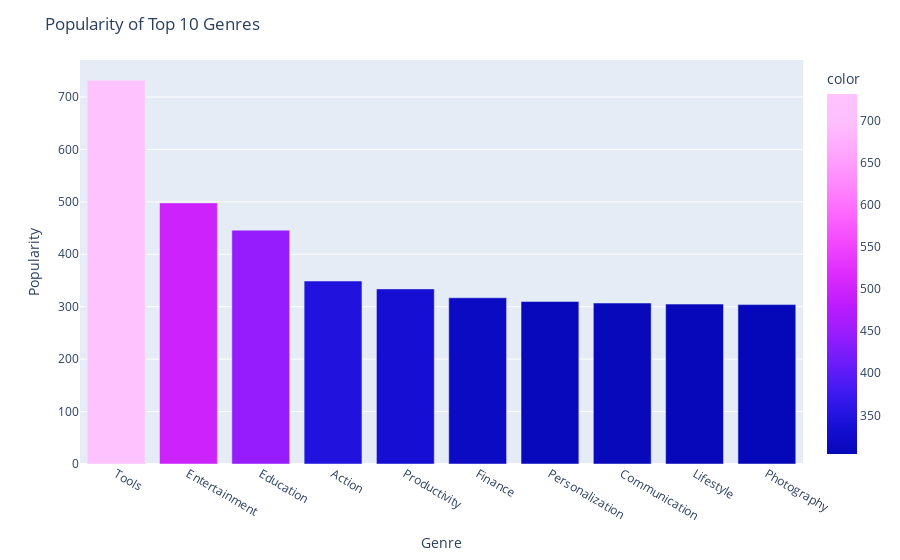

The cell this chart's notebook holds for it:
### Code cell
# Setting up Coordinates
X_COR = num_genre.index[:10]
Y_COR = num_genre.values[:10]

# Setting up Labels
X_LABEL = "Genre"
Y_LABEL = "Popularity"

# Creating the bar plot
bar = px.bar(
    x=X_COR,
    y=Y_COR,
    color=Y_COR,
    color_continuous_scale="plotly3",
    hover_name=X_COR,
)

# Updating the layout
bar.update_layout(
    xaxis_title=X_LABEL,
    yaxis_title=Y_LABEL,
    title="Popularity of Top 10 Genres",
)


bar.show()

### Figure 1 — Plotly figure (JSON) as saved in the notebook; plotly's stock layout.template omitted (floating-point values rounded to 4 significant figures)
{"data": [{"alignmentgroup": "True", "hovertemplate": "<b>%{hovertext}</b><br><br>x=%{x}<br>y=%{y}<br>color=%{marker.color}<extra></extra>", "hovertext": ["Tools", "Entertainment", "Education", "Action", "Productivity", "Finance", "Personalization", "Communication", "Lifestyle", "Photography"], "legendgroup": "", "marker": {"color": [732, 498, 446, 349, 334, 317, 310, 307, 305, 304], "coloraxis": "coloraxis", "pattern": {"shape": ""}}, "name": "", "offsetgroup": "", "orientation": "v", "showlegend": false, "textposition": "auto", "type": "bar", "x": ["Tools", "Entertainment", "Education", "Action", "Productivity", "Finance", "Personalization", "Communication", "Lifestyle", "Photography"], "xaxis": "x", "y": [732, 498, 446, 349, 334, 317, 310, 307, 305, 304], "yaxis": "y"}], "layout": {"barmode": "relative", "coloraxis": {"colorbar": {"title": {"text": "color"}}, "colorscale": [[0, "#0508b8"], [0.08333, "#1910d8"], [0.1667, "#3c19f0"], [0.25, "#6b1cfb"], [0.3333, "#981cfd"], [0.4167, "#bf1cfd"], [0.5, "#dd2bfd"], [0.5833, "#f246fe"], [0.6667, "#fc67fd"], [0.75, "#fe88fc"], [0.8333, "#fea5fd"], [0.9167, "#febefe"], [1, "#fec3fe"]]}, "legend": {"tracegroupgap": 0}, "margin": {"t": 60}, "title": {"text": "Popularity of Top 10 Genres"}, "xaxis": {"anchor": "y", "domain": [0, 1], "title": {"text": "Genre"}}, "yaxis": {"anchor": "x", "domain": [0, 1], "title": {"text": "Popularity"}}}}
